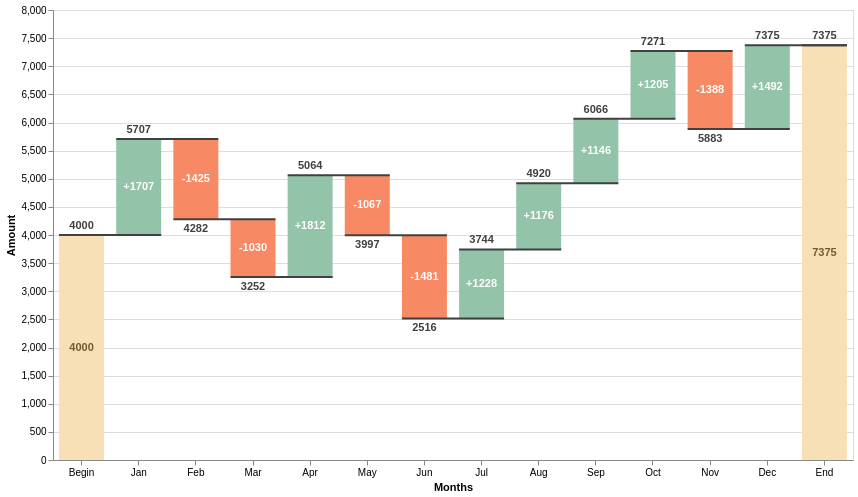

This figure's Vega-Lite source:
### Vega specification from a JSON file in a GitHub repository (floating-point values rounded to 4 significant figures)
{"$schema": "https://vega.github.io/schema/vega/v5.json", "autosize": "pad", "padding": 5, "width": 800, "height": 450, "style": "cell", "data": [{"name": "source_0", "values": [{"label": "Begin", "amount": 4000}, {"label": "Jan", "amount": 1707}, {"label": "Feb", "amount": -1425}, {"label": "Mar", "amount": -1030}, {"label": "Apr", "amount": 1812}, {"label": "May", "amount": -1067}, {"label": "Jun", "amount": -1481}, {"label": "Jul", "amount": 1228}, {"label": "Aug", "amount": 1176}, {"label": "Sep", "amount": 1146}, {"label": "Oct", "amount": 1205}, {"label": "Nov", "amount": -1388}, {"label": "Dec", "amount": 1492}, {"label": "End", "amount": 0}]}, {"name": "data_0", "source": "source_0", "transform": [{"type": "window", "params": [null], "as": ["sum"], "ops": ["sum"], "fields": ["amount"], "sort": {"field": [], "order": []}}, {"type": "window", "params": [null], "as": ["lead"], "ops": ["lead"], "fields": ["label"], "sort": {"field": [], "order": []}}, {"type": "formula", "expr": "datum.lead === null ? datum.label : datum.lead", "as": "lead"}, {"type": "formula", "expr": "datum.label === 'End' ? 0 : datum.sum - datum.amount", "as": "previous_sum"}, {"type": "formula", "expr": "datum.label === 'End' ? datum.sum : datum.amount", "as": "amount"}, {"type": "formula", "expr": "(datum.label !== 'Begin' && datum.label !== 'End' && datum.amount > 0 ? '+' : '') + datum.amount", "as": "text_amount"}, {"type": "formula", "expr": "(datum.sum + datum.previous_sum) / 2", "as": "center"}, {"type": "formula", "expr": "datum.sum < datum.previous_sum ? datum.sum : ''", "as": "sum_dec"}, {"type": "formula", "expr": "datum.sum > datum.previous_sum ? datum.sum : ''", "as": "sum_inc"}]}, {"name": "data_1", "source": "data_0", "transform": [{"type": "filter", "expr": "datum[\"previous_sum\"] !== null && !isNaN(datum[\"previous_sum\"])"}]}, {"name": "data_2", "source": "data_0", "transform": [{"type": "filter", "expr": "datum[\"sum\"] !== null && !isNaN(datum[\"sum\"])"}]}, {"name": "data_3", "source": "data_0", "transform": [{"type": "filter", "expr": "datum[\"sum_inc\"] !== null && !isNaN(datum[\"sum_inc\"])"}]}, {"name": "data_4", "source": "data_0", "transform": [{"type": "filter", "expr": "datum[\"sum_dec\"] !== null && !isNaN(datum[\"sum_dec\"])"}]}, {"name": "data_5", "source": "data_0", "transform": [{"type": "filter", "expr": "datum[\"center\"] !== null && !isNaN(datum[\"center\"])"}]}], "marks": [{"name": "layer_0_marks", "type": "rect", "style": ["bar"], "from": {"data": "data_1"}, "encode": {"update": {"fill": [{"test": "datum.label === 'Begin' || datum.label === 'End'", "value": "#f7e0b6"}, {"test": "datum.sum < datum.previous_sum", "value": "#f78a64"}, {"value": "#93c4aa"}], "tooltip": {"signal": "{\"Months\": ''+datum[\"label\"], \"Amount\": format(datum[\"previous_sum\"], \"\"), \"sum\": format(datum[\"sum\"], \"\")}"}, "xc": {"scale": "x", "field": "label", "band": 0.5}, "width": {"value": 45}, "y": {"scale": "y", "field": "previous_sum"}, "y2": {"scale": "y", "field": "sum"}}}}, {"name": "layer_1_marks", "type": "rule", "style": ["rule"], "from": {"data": "data_2"}, "encode": {"update": {"opacity": {"value": 1}, "strokeWidth": {"value": 2}, "stroke": {"value": "#404040"}, "tooltip": {"signal": "{\"Months\": ''+datum[\"label\"], \"lead\": ''+datum[\"lead\"], \"sum\": format(datum[\"sum\"], \"\")}"}, "x": {"scale": "x", "field": "label", "offset": -22.5, "band": 0.5}, "x2": {"scale": "x", "field": "lead", "offset": 22.5, "band": 0.5}, "y": {"scale": "y", "field": "sum"}}}}, {"name": "layer_2_marks", "type": "text", "style": ["text"], "from": {"data": "data_3"}, "encode": {"update": {"baseline": {"value": "bottom"}, "dy": {"value": -4}, "fill": {"value": "#404040"}, "tooltip": {"signal": "{\"Months\": ''+datum[\"label\"], \"sum_inc\": format(datum[\"sum_inc\"], \"\")}"}, "x": {"scale": "x", "field": "label", "band": 0.5}, "y": {"scale": "y", "field": "sum_inc"}, "text": {"signal": "''+datum[\"sum_inc\"]"}, "align": {"value": "center"}}}}, {"name": "layer_3_marks", "type": "text", "style": ["text"], "from": {"data": "data_4"}, "encode": {"update": {"baseline": {"value": "top"}, "dy": {"value": 4}, "fill": {"value": "#404040"}, "tooltip": {"signal": "{\"Months\": ''+datum[\"label\"], \"sum_dec\": format(datum[\"sum_dec\"], \"\")}"}, "x": {"scale": "x", "field": "label", "band": 0.5}, "y": {"scale": "y", "field": "sum_dec"}, "text": {"signal": "''+datum[\"sum_dec\"]"}, "align": {"value": "center"}}}}, {"name": "layer_4_marks", "type": "text", "style": ["text"], "from": {"data": "data_5"}, "encode": {"update": {"baseline": {"value": "middle"}, "fontWeight": {"value": "bold"}, "fill": [{"test": "datum.label === 'Begin' || datum.label === 'End'", "value": "#725a30"}, {"value": "white"}], "tooltip": {"signal": "{\"Months\": ''+datum[\"label\"], \"center\": format(datum[\"center\"], \"\"), \"text_amount\": ''+datum[\"text_amount\"]}"}, "x": {"scale": "x", "field": "label", "band": 0.5}, "y": {"scale": "y", "field": "center"}, "text": {"signal": "''+datum[\"text_amount\"]"}, "align": {"value": "center"}}}}], "scales": [{"name": "x", "type": "band", "domain": {"fields": [{"data": "data_1", "field": "label"}, {"data": "data_2", "field": "label"}, {"data": "data_2", "field": "lead"}, {"data": "data_3", "field": "label"}, {"data": "data_4", "field": "label"}, {"data": "data_5", "field": "label"}]}, "range": [0, {"signal": "width"}], "paddingInner": 0.1, "paddingOuter": 0.05}, {"name": "y", "type": "linear", "domain": {"fields": [{"data": "data_1", "field": "previous_sum"}, {"data": "data_1", "field": "sum"}, {"data": "data_2", "field": "sum"}, {"data": "data_3", "field": "sum_inc"}, {"data": "data_4", "field": "sum_dec"}, {"data": "data_5", "field": "center"}]}, "range": [{"signal": "height"}, 0], "nice": true, "zero": true}], "axes": [{"scale": "x", "orient": "bottom", "grid": false, "title": "Months", "labelAngle": 0, "labelAlign": "center", "labelBaseline": "top", "labelOverlap": true, "zindex": 1}, {"scale": "y", "orient": "left", "grid": false, "title": "Amount", "labelOverlap": true, "tickCount": {"signal": "ceil(height/40)"}, "zindex": 1}, {"scale": "y", "orient": "left", "gridScale": "x", "grid": true, "tickCount": {"signal": "ceil(height/40)"}, "domain": false, "labels": false, "maxExtent": 0, "minExtent": 0, "ticks": false, "zindex": 0}], "config": {"style": {"text": {"fontWeight": "bold"}}}}
